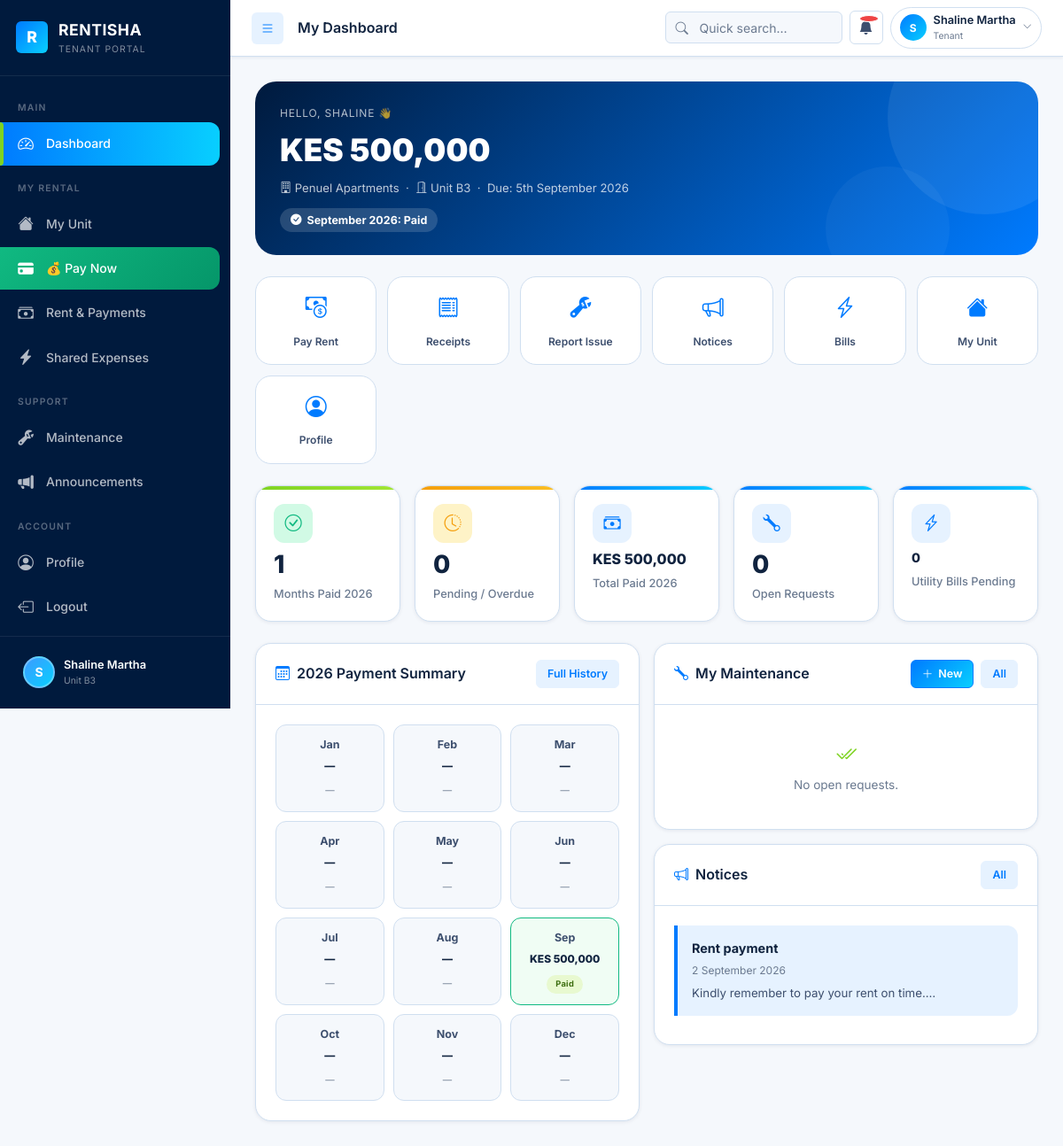
Page /tenant/dashboard.php (signed in) on the committed database.
### tables this page shows
CREATE TABLE `users` (
  `id` int(10) UNSIGNED NOT NULL,
  `full_name` varchar(120) NOT NULL,
  `email` varchar(180) NOT NULL,
  `phone` varchar(20) DEFAULT NULL,
  `id_number` varchar(30) DEFAULT NULL COMMENT 'National ID or Passport',
  `password_hash` varchar(255) NOT NULL,
  `role` enum('admin','caretaker','tenant') NOT NULL,
  `status` enum('active','inactive','suspended','prospective','moved_out','terminated','pending_setup','pending_approval') NOT NULL DEFAULT 'pending_setup',
  `must_change_password` tinyint(1) NOT NULL DEFAULT 0 COMMENT '1 = force password change on next login',
  `avatar` varchar(255) DEFAULT NULL COMMENT 'Relative path to profile image',
  `emergency_contact` varchar(200) DEFAULT NULL,
  `preferred_apartment_id` int(10) UNSIGNED DEFAULT NULL COMMENT 'Tenant preference set during self-registration',
  `preferred_unit_type` varchar(60) DEFAULT NULL COMMENT 'Unit type preferred on registration',
  `notes` text DEFAULT NULL COMMENT 'Free-text notes from registration form',
  `created_at` datetime NOT NULL DEFAULT current_timestamp(),
  `updated_at` datetime DEFAULT NULL ON UPDATE current_timestamp()
);

CREATE TABLE `units` (
  `id` int(10) UNSIGNED NOT NULL,
  `apartment_id` int(10) UNSIGNED NOT NULL,
  `unit_number` varchar(20) NOT NULL,
  `unit_type` enum('Bedsitter','Studio','Self-Contained','1 Bedroom','2 Bedroom','3 Bedroom','4 Bedroom','Penthouse','Maisonette','Shop','Office','Other') NOT NULL DEFAULT '1 Bedroom',
  `floor` tinyint(3) UNSIGNED DEFAULT 0,
  `bathrooms` tinyint(3) UNSIGNED DEFAULT 1,
  `monthly_rent` decimal(10,2) NOT NULL,
  `deposit` decimal(10,2) DEFAULT 0.00,
  `status` enum('Vacant','Occupied','Under Maintenance') NOT NULL DEFAULT 'Vacant',
  `features` longtext DEFAULT NULL COMMENT 'Array of amenity strings' CHECK (json_valid(`features`)),
  `notes` text DEFAULT NULL,
  `created_at` datetime NOT NULL DEFAULT current_timestamp(),
  `updated_at` datetime DEFAULT NULL ON UPDATE current_timestamp()
);

CREATE TABLE `payments` (
  `id` int(10) UNSIGNED NOT NULL,
  `tenant_id` int(10) UNSIGNED NOT NULL,
  `payment_type` enum('Rent','Deposit','Utility','Other') NOT NULL DEFAULT 'Rent',
  `unit_id` int(10) UNSIGNED DEFAULT NULL,
  `apartment_id` int(10) UNSIGNED DEFAULT NULL,
  `month` enum('January','February','March','April','May','June','July','August','September','October','November','December') NOT NULL,
  `year` year(4) NOT NULL,
  `amount` decimal(10,2) NOT NULL,
  `expected_amount` decimal(10,2) DEFAULT NULL COMMENT 'Expected rent',
  `balance` decimal(10,2) DEFAULT 0.00 COMMENT 'Remaining balance',
  `carried_credit` decimal(10,2) DEFAULT 0.00 COMMENT 'Credit from previous month',
  `payment_method` enum('M-PESA','M-PESA Paybill','Airtel Money','PDQ/POS','Bank Transfer','Cash','Cheque','Other') NOT NULL DEFAULT 'M-PESA',
  `reference_number` varchar(80) DEFAULT NULL COMMENT 'M-PESA/Airtel transaction ID',
  `receipt_number` varchar(80) DEFAULT NULL COMMENT 'System-generated receipt reference',
  `cheque_number` varchar(60) DEFAULT NULL,
  `cheque_bank` varchar(80) DEFAULT NULL,
  `cheque_status` enum('Pending','Cleared','Bounced') DEFAULT NULL,
  `payment_date` date DEFAULT NULL,
  `status` enum('Paid','Pending','Partial','Overdue','Waived') NOT NULL DEFAULT 'Pending',
  `notes` text DEFAULT NULL,
  `recorded_by` int(10) UNSIGNED DEFAULT NULL COMMENT 'FK → users (admin/caretaker)',
  `confirmed_by` int(10) UNSIGNED DEFAULT NULL COMMENT 'FK ??? users (who confirmed this payment)',
  `created_at` datetime NOT NULL DEFAULT current_timestamp(),
  `updated_at` datetime DEFAULT NULL ON UPDATE current_timestamp()
);

CREATE TABLE `announcements` (
  `id` int(10) UNSIGNED NOT NULL,
  `created_by` int(10) UNSIGNED NOT NULL,
  `title` varchar(200) NOT NULL,
  `body` text NOT NULL,
  `type` enum('General','Urgent','Information') NOT NULL DEFAULT 'General',
  `target` enum('all_tenants','all_caretakers','specific_apartment','specific_tenant') NOT NULL DEFAULT 'all_tenants',
  `target_id` int(10) UNSIGNED DEFAULT NULL COMMENT 'apartment_id or tenant_id when target is specific',
  `created_at` datetime NOT NULL DEFAULT current_timestamp(),
  `expires_at` datetime DEFAULT NULL
);

### tenant/dashboard.php (the view, shortened to what the rows shown need)
<?php
require_once '../includes/db_helpers.php';
$tenantId = (int)$_SESSION['user_id'];
$data     = getTenantDashboardData($tenantId);
$curMonth = date('F');
$curYear  = (int)date('Y');
$curPay   = $data['current_month_payment'];
?>
<!DOCTYPE html>
<html lang="en">
<head>
  <link rel="stylesheet" href="https://cdn.jsdelivr.net/npm/bootstrap-icons@1.11.3/font/bootstrap-icons.min.css">
  <link rel="stylesheet" href="../assets/css/style.css">
</head>
<body>
<div class="rms-shell">
  <div class="main-content" id="mainContent">
    <?php include '../includes/topnav.php'; ?>
    <div class="page-content">
      <div class="rent-hero">
        <div class="hero-label">Hello, <?= htmlspecialchars(explode(' ', $_SESSION['name'])[0]) ?> 👋</div>
        <?php if ($data['unit_id']): ?>
          <div class="hero-amount"><?= formatKES($data['unit_rent'] ?? $data['assigned_rent'] ?? 0) ?></div>
          <div class="hero-sub">
            <i class="bi bi-building"></i> <?= htmlspecialchars($data['apartment_name'] ?? '') ?>
            &nbsp;·&nbsp;
            <i class="bi bi-door-open"></i> Unit <?= htmlspecialchars($data['unit_number'] ?? '') ?>
            &nbsp;·&nbsp;
            Due: 5th <?= date('F Y') ?>
          </div>
          <?php
            $heroStatus = isset($curPay['status']) ? $curPay['status'] : 'No Record';
            $heroIconMap = array('Paid'=>'bi-check-circle-fill','Overdue'=>'bi-exclamation-triangle-fill');
            $heroCls = isset($heroIconMap[$heroStatus]) ? $heroIconMap[$heroStatus] : 'bi-clock-fill';
          ?>
          <div>
            <span class="status-pill">
              <i class="bi <?= $heroCls ?>"></i>
              <?= $curMonth ?> <?= $curYear ?>: <?= $heroStatus ?>
            </span>
          </div>
        <?php else: ?>
          <div class="hero-amount" style="font-size:1.2rem;">No Unit Assigned</div>
          <div class="hero-sub">Contact your caretaker or administrator for unit assignment.</div>
        <?php endif; ?>
      </div>
      <div class="grid-2 mb-6">
        <div class="card">
          <div class="card-body">
            <div class="months-grid">
              <?php foreach ($data['payments'] as $month => $p): ?>
              <div class="month-cell <?= $p['status'] ? strtolower($p['status']) : '' ?>"
                   title="<?= $month ?>: <?= $p['amount'] ? formatKES($p['amount']) : '—' ?>">
                <div class="month-name"><?= substr($month,0,3) ?></div>
                <div class="month-amount" style="font-size:.75rem;">
                  <?= $p['amount'] ? formatKES($p['amount']) : '—' ?>
                </div>
                <div class="month-status" style="margin-top:4px;">
                  <?php if ($p['status']==='Paid'): ?><span class="badge badge-paid" style="font-size:.58rem;">Paid</span>
                  <?php elseif ($p['status']==='Overdue'): ?><span class="badge badge-overdue" style="font-size:.58rem;">Late</span>
                  <?php elseif ($p['status']==='Pending'): ?><span class="badge badge-pending" style="font-size:.58rem;">Due</span>
                  <?php else: ?><span style="color:var(--text-muted);font-size:.65rem;">—</span>
                  <?php endif; ?>
                </div>
              </div>
              <?php endforeach; ?>
            </div>
          </div>
        </div>
        <div>
          <div class="card">
            <div class="card-body">
              <?php if (empty($data['announcements'])): ?>
              <div style="text-align:center;padding:16px;color:var(--text-muted);font-size:.85rem;">No announcements.</div>
              <?php else: ?>
                <?php foreach (array_slice($data['announcements'],0,3) as $ann): ?>
                <div class="announcement-card <?= $ann['type']==='Urgent'?'urgent':($ann['type']==='Information'?'info':'') ?>"
                     style="margin-bottom:10px;">
                  <div class="ann-title"><?= htmlspecialchars($ann['title']) ?></div>
                  <div class="ann-date"><?= formatDate($ann['created_at']) ?></div>
                  <div class="ann-body"><?= htmlspecialchars(mb_substr($ann['body'],0,100)) ?>…</div>
                </div>
                <?php endforeach; ?>
              <?php endif; ?>
            </div>
          </div>
        </div>
      </div>
    </div>
  </div>
</div>
</body>
</html>

### rows in the picture
users: units.monthly_rent "KES 500,000"
payments: status "Paid", month "Sep", amount "KES 500,000"
announcements: title "Rent payment", created_at "2 September 2026", body "Kindly remember to pay your rent on time."

### other values in the picture
substr(isset($_SESSION['name']) ? $_SESSION['name'] : 'T', 0, 1) "S"
isset($_SESSION['name']) ? $_SESSION['name'] : 'Tenant' "Shaline Martha"
isset($_SESSION['unit']) ? $_SESSION['unit'] : 'N/A' "B3"
$pageTitle "My Dashboard"
substr($userName, 0, 1) "S"
$userName "Shaline Martha"
$roleBadge['label'] "Tenant"
explode(' ', $_SESSION['name'])[0] "SHALINE"
$data['apartment_name'] "Penuel Apartments"
$data['unit_number'] "B3"
$paidCount "1"
$pendingCount "0"
formatKES($totalPaid) "KES 500,000"
$openMaint "0"
substr($month,0,3) "Jan"
